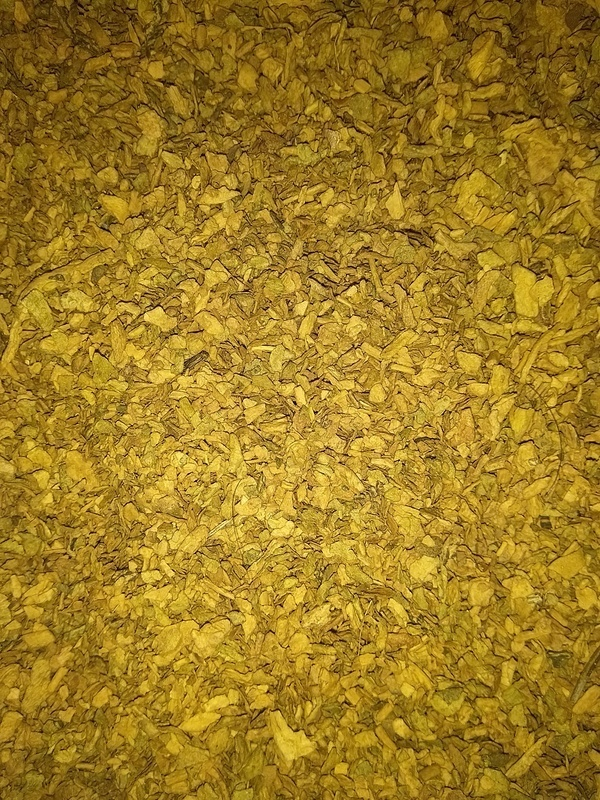
#> input picture old/train/Ayu/1.jpg, 600 x 800 px, found by its file name; its folder holds only this picture in this run
$ python global.py   (older library calls are emulated)
#> lines starting #> are read from the running program, lines starting #| are printed output that depends on the picture
from sklearn.preprocessing import LabelEncoder
from sklearn.preprocessing import MinMaxScaler
import numpy as np
import mahotas
import cv2
import os
import h5py

# fixed-sizes for image
fixed_size = tuple((600, 800))

# path to training data
train_path = "dataset/train"

# no.of.trees for Random Forests
num_trees = 100

# bins for histogram
bins = 8

# train_test_split size
test_size = 0.10

# seed for reproducing same results
seed = 9

def fd_hu_moments(image):
    image = cv2.cvtColor(image, cv2.COLOR_BGR2GRAY)
    feature = cv2.HuMoments(cv2.moments(image)).flatten()
    return feature

# feature-descriptor-2: Haralick Texture
def fd_haralick(image):
    # convert the image to grayscale
    gray = cv2.cvtColor(image, cv2.COLOR_BGR2GRAY)
    # compute the haralick texture feature vector
    haralick = mahotas.features.haralick(gray).mean(axis=0)
    # return the result
    return haralick

# feature-descriptor-3: Color Histogram
def fd_histogram(image, mask=None):
    # convert the image to HSV color-space
    image = cv2.cvtColor(image, cv2.COLOR_BGR2HSV)
    # compute the color histogram
    hist  = cv2.calcHist([image], [0, 1, 2], None, [bins, bins, bins], [0, 256, 0, 256, 0, 256])
    # normalize the histogram
    cv2.normalize(hist, hist)
    # return the histogram
    return hist.flatten()

# get the training labels
train_labels = os.listdir(train_path)

# sort the training labels
train_labels.sort()
print(train_labels)

# empty lists to hold feature vectors and labels
global_features = []
labels = []

i, j = 0, 0
k = 0

# num of images per class
images_per_class = 70

#%%time
# loop over the training data sub-folders
for training_name in train_labels:
    # join the training data path and each species training folder
    dir = os.path.join(train_path, training_name)

    # get the current training label
    current_label = training_name

    k = 1
    # loop over the images in each sub-folder
    for x in range(1,images_per_class+1):
        # get the image file name
        file = dir + "/" + str(x) + ".jpg"

        # read the image and resize it to a fixed-size
        image = cv2.imread(file)
#> image is the input picture: shape (800, 600, 3); mean B, G, R 35.6, 124.9, 159.5
        image = cv2.resize(image, fixed_size)

        ####################################
        # Global Feature extraction
        ####################################
        fv_hu_moments = fd_hu_moments(image)
#> in fd_hu_moments, `image = cv2.cvtColor(image, cv2.COLOR_BGR2GRAY)`:
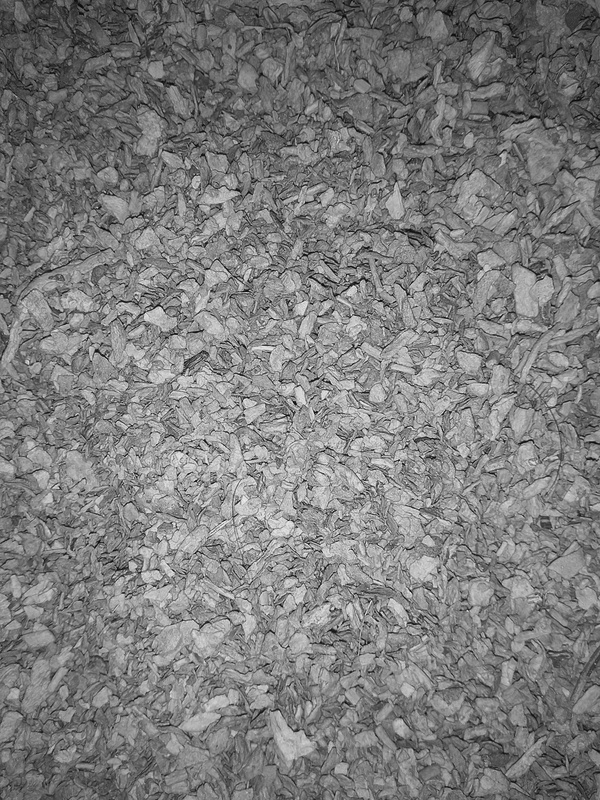
#> image: shape (800, 600); min 8, max 240, mean 125.1
#> in fd_hu_moments, `feature = cv2.HuMoments(cv2.moments(image)).flatten()`: feature = [0.00124, 9.49e-08, 3.24e-12, 4.16e-12, 1.52e-23, 1.28e-15, -1.56e-24]
#> fv_hu_moments has the same summary as feature in fd_hu_moments
#> (the run stopped early here; a loop or call above may not have finished)

$ run again, on old/train/Devu/1.jpg
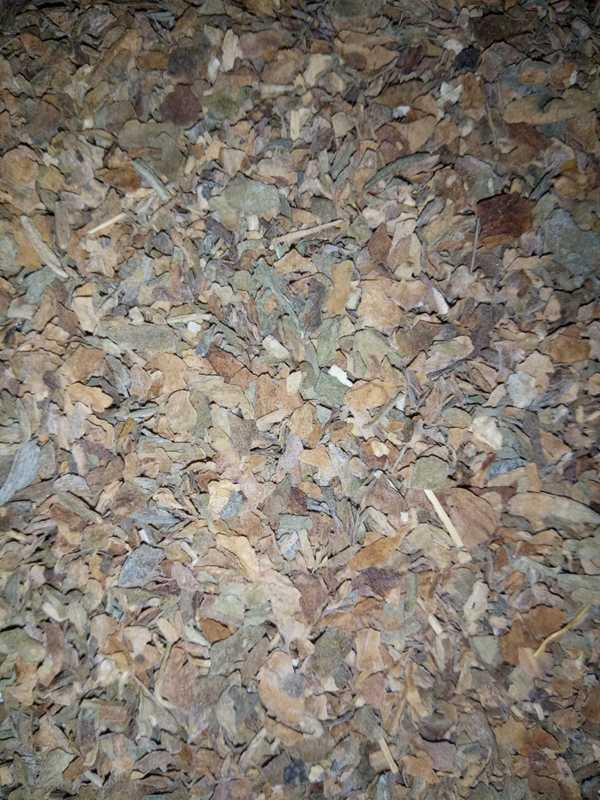
#> input picture old/train/Devu/1.jpg, 600 x 800 px, found by its file name
#> image is the input picture: shape (800, 600, 3); mean B, G, R 112.6, 122.9, 131.5
#> in fd_hu_moments, `image = cv2.cvtColor(image, cv2.COLOR_BGR2GRAY)`:
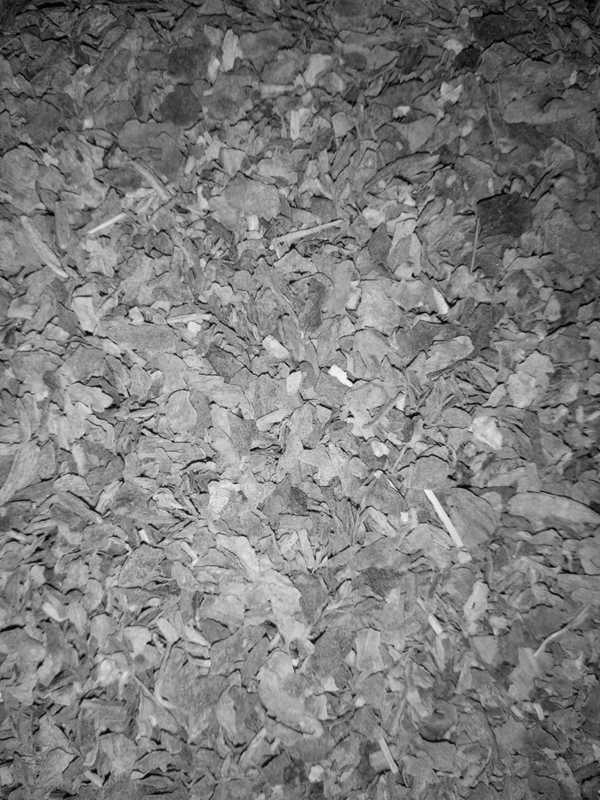
#> image: shape (800, 600); min 0, max 254, mean 124.3
#> feature = [0.00122, 9.41e-08, 7.3e-12, 5.1e-12, 1.21e-23, 1.25e-15, -2.87e-23]
#> fv_hu_moments has the same summary as feature in fd_hu_moments
